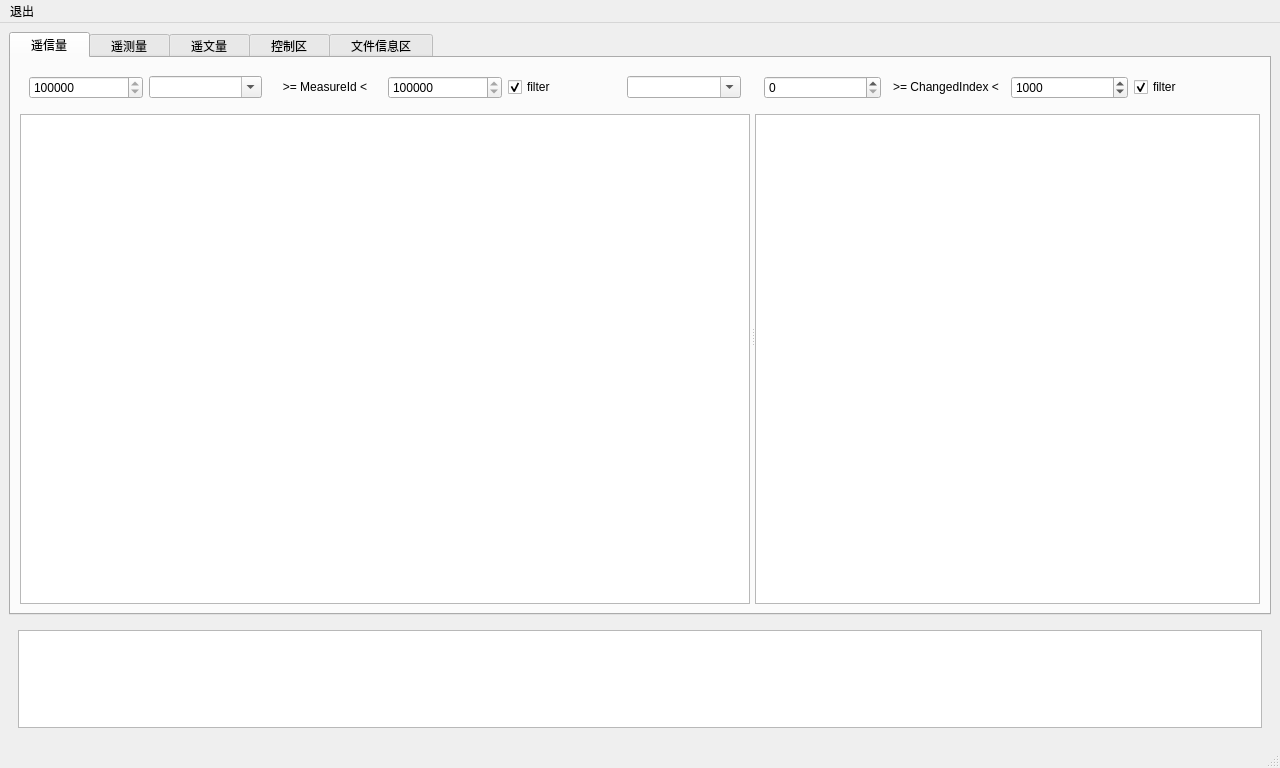
<?xml version="1.0" encoding="UTF-8"?>
<ui version="4.0">
 <class>ShareMemoryViewer_win</class>
 <widget class="QMainWindow" name="ShareMemoryViewer_win">
  <property name="geometry">
   <rect>
    <x>0</x>
    <y>0</y>
    <width>1280</width>
    <height>768</height>
   </rect>
  </property>
  <property name="windowTitle">
   <string>MainWindow</string>
  </property>
  <widget class="QWidget" name="centralwidget">
   <layout class="QVBoxLayout" name="verticalLayout" stretch="10,2">
    <item>
     <widget class="QTabWidget" name="tabWidget">
      <property name="currentIndex">
       <number>0</number>
      </property>
      <widget class="QWidget" name="monsbsViewTab">
       <attribute name="title">
        <string>   遥信量   </string>
       </attribute>
       <layout class="QHBoxLayout" name="horizontalLayout_3">
        <item>
         <widget class="QSplitter" name="splitter">
          <property name="orientation">
           <enum>Qt::Horizontal</enum>
          </property>
          <property name="opaqueResize">
           <bool>true</bool>
          </property>
          <property name="handleWidth">
           <number>5</number>
          </property>
          <widget class="QWidget" name="layoutWidget">
           <layout class="QVBoxLayout" name="verticalLayout_3">
            <item>
             <widget class="QWidget" name="widget_2" native="true">
              <layout class="QHBoxLayout" name="horizontalLayout">
               <item>
                <widget class="QSpinBox" name="yxFilterEd1">
                 <property name="mouseTracking">
                  <bool>false</bool>
                 </property>
                 <property name="suffix">
                  <string/>
                 </property>
                 <property name="minimum">
                  <number>16777216</number>
                 </property>
                 <property name="maximum">
                  <number>33554432</number>
                 </property>
                </widget>
               </item>
               <item>
                <widget class="QComboBox" name="yxFilterEd5">
                 <property name="editable">
                  <bool>true</bool>
                 </property>
                </widget>
               </item>
               <item>
                <widget class="QLabel" name="label">
                 <property name="text">
                  <string>&gt;= MeasureId &lt;</string>
                 </property>
                 <property name="alignment">
                  <set>Qt::AlignCenter</set>
                 </property>
                </widget>
               </item>
               <item>
                <widget class="QSpinBox" name="yxFilterEd2">
                 <property name="minimum">
                  <number>16777216</number>
                 </property>
                 <property name="maximum">
                  <number>33554432</number>
                 </property>
                 <property name="value">
                  <number>16778216</number>
                 </property>
                </widget>
               </item>
               <item>
                <widget class="QCheckBox" name="yxFilterCb">
                 <property name="text">
                  <string>filter</string>
                 </property>
                 <property name="checked">
                  <bool>true</bool>
                 </property>
                </widget>
               </item>
               <item>
                <widget class="QComboBox" name="yxFilterEd6">
                 <property name="editable">
                  <bool>true</bool>
                 </property>
                </widget>
               </item>
              </layout>
             </widget>
            </item>
            <item>
             <widget class="QTableWidget" name="monsbDataTw"/>
            </item>
           </layout>
          </widget>
          <widget class="QWidget" name="layoutWidget">
           <layout class="QVBoxLayout" name="verticalLayout_4">
            <item>
             <widget class="QWidget" name="widget_3" native="true">
              <layout class="QHBoxLayout" name="horizontalLayout_2">
               <item>
                <widget class="QSpinBox" name="yxFilterEd1_2">
                 <property name="minimum">
                  <number>0</number>
                 </property>
                 <property name="maximum">
                  <number>33554432</number>
                 </property>
                 <property name="value">
                  <number>0</number>
                 </property>
                </widget>
               </item>
               <item>
                <widget class="QLabel" name="label_10">
                 <property name="text">
                  <string>&gt;= ChangedIndex &lt;</string>
                 </property>
                 <property name="alignment">
                  <set>Qt::AlignCenter</set>
                 </property>
                </widget>
               </item>
               <item>
                <widget class="QSpinBox" name="yxFilterEd2_2">
                 <property name="minimum">
                  <number>0</number>
                 </property>
                 <property name="maximum">
                  <number>99999</number>
                 </property>
                 <property name="value">
                  <number>1000</number>
                 </property>
                </widget>
               </item>
               <item>
                <widget class="QCheckBox" name="yxFilterCb_2">
                 <property name="text">
                  <string>filter</string>
                 </property>
                 <property name="checked">
                  <bool>true</bool>
                 </property>
                </widget>
               </item>
              </layout>
             </widget>
            </item>
            <item>
             <widget class="QTableWidget" name="monsbChangedTw"/>
            </item>
           </layout>
          </widget>
         </widget>
        </item>
       </layout>
      </widget>
      <widget class="QWidget" name="ycaddViewTab">
       <attribute name="title">
        <string>   遥测量   </string>
       </attribute>
       <layout class="QHBoxLayout" name="horizontalLayout_6">
        <item>
         <widget class="QSplitter" name="splitter_2">
          <property name="orientation">
           <enum>Qt::Horizontal</enum>
          </property>
          <property name="opaqueResize">
           <bool>true</bool>
          </property>
          <property name="handleWidth">
           <number>5</number>
          </property>
          <widget class="QWidget" name="layoutWidget_2">
           <layout class="QVBoxLayout" name="verticalLayout_5">
            <item>
             <widget class="QWidget" name="widget_4" native="true">
              <layout class="QHBoxLayout" name="horizontalLayout_4">
               <item>
                <widget class="QSpinBox" name="ycFilterEd1">
                 <property name="minimum">
                  <number>33554432</number>
                 </property>
                 <property name="maximum">
                  <number>50331648</number>
                 </property>
                </widget>
               </item>
               <item>
                <widget class="QLabel" name="label_2">
                 <property name="text">
                  <string>&gt;= MeasureId &lt;</string>
                 </property>
                 <property name="alignment">
                  <set>Qt::AlignCenter</set>
                 </property>
                </widget>
               </item>
               <item>
                <widget class="QSpinBox" name="ycFilterEd2">
                 <property name="minimum">
                  <number>33554432</number>
                 </property>
                 <property name="maximum">
                  <number>50331648</number>
                 </property>
                 <property name="value">
                  <number>33555432</number>
                 </property>
                </widget>
               </item>
               <item>
                <widget class="QCheckBox" name="ycFilterCb">
                 <property name="text">
                  <string>filter</string>
                 </property>
                 <property name="checked">
                  <bool>true</bool>
                 </property>
                </widget>
               </item>
              </layout>
             </widget>
            </item>
            <item>
             <widget class="QTableWidget" name="ycaddDataTw"/>
            </item>
           </layout>
          </widget>
          <widget class="QWidget" name="layoutWidget_3">
           <layout class="QVBoxLayout" name="verticalLayout_6">
            <item>
             <widget class="QWidget" name="widget_5" native="true">
              <layout class="QHBoxLayout" name="horizontalLayout_5">
               <item>
                <widget class="QSpinBox" name="ycFilterEd1_2">
                 <property name="minimum">
                  <number>0</number>
                 </property>
                 <property name="maximum">
                  <number>50331648</number>
                 </property>
                 <property name="value">
                  <number>0</number>
                 </property>
                </widget>
               </item>
               <item>
                <widget class="QLabel" name="label_3">
                 <property name="text">
                  <string>&gt;= ChangedIndex &lt;</string>
                 </property>
                 <property name="alignment">
                  <set>Qt::AlignCenter</set>
                 </property>
                </widget>
               </item>
               <item>
                <widget class="QSpinBox" name="ycFilterEd2_2">
                 <property name="minimum">
                  <number>0</number>
                 </property>
                 <property name="maximum">
                  <number>99999</number>
                 </property>
                 <property name="value">
                  <number>1000</number>
                 </property>
                </widget>
               </item>
               <item>
                <widget class="QCheckBox" name="ycFilterCb_2">
                 <property name="text">
                  <string>filter</string>
                 </property>
                 <property name="checked">
                  <bool>true</bool>
                 </property>
                </widget>
               </item>
              </layout>
             </widget>
            </item>
            <item>
             <widget class="QTableWidget" name="ycaddChangedTw"/>
            </item>
           </layout>
          </widget>
         </widget>
        </item>
       </layout>
      </widget>
      <widget class="QWidget" name="strawViewTab">
       <attribute name="title">
        <string>   遥文量   </string>
       </attribute>
       <layout class="QHBoxLayout" name="horizontalLayout_9">
        <item>
         <widget class="QSplitter" name="splitter_3">
          <property name="orientation">
           <enum>Qt::Horizontal</enum>
          </property>
          <property name="opaqueResize">
           <bool>true</bool>
          </property>
          <property name="handleWidth">
           <number>5</number>
          </property>
          <widget class="QWidget" name="layoutWidget_4">
           <layout class="QVBoxLayout" name="verticalLayout_7">
            <item>
             <widget class="QWidget" name="widget_6" native="true">
              <layout class="QHBoxLayout" name="horizontalLayout_7">
               <item>
                <widget class="QSpinBox" name="ywFilterEd1">
                 <property name="minimum">
                  <number>50331648</number>
                 </property>
                 <property name="maximum">
                  <number>67108864</number>
                 </property>
                </widget>
               </item>
               <item>
                <widget class="QLabel" name="label_4">
                 <property name="text">
                  <string>&gt;= MeasureId &lt;</string>
                 </property>
                 <property name="alignment">
                  <set>Qt::AlignCenter</set>
                 </property>
                </widget>
               </item>
               <item>
                <widget class="QSpinBox" name="ywFilterEd2">
                 <property name="minimum">
                  <number>50331648</number>
                 </property>
                 <property name="maximum">
                  <number>67108864</number>
                 </property>
                 <property name="value">
                  <number>50332648</number>
                 </property>
                </widget>
               </item>
               <item>
                <widget class="QCheckBox" name="ywFilterCb">
                 <property name="text">
                  <string>filter</string>
                 </property>
                 <property name="checked">
                  <bool>true</bool>
                 </property>
                </widget>
               </item>
              </layout>
             </widget>
            </item>
            <item>
             <widget class="QTableWidget" name="strawDataTw"/>
            </item>
           </layout>
          </widget>
          <widget class="QWidget" name="layoutWidget_5">
           <layout class="QVBoxLayout" name="verticalLayout_8">
            <item>
             <widget class="QWidget" name="widget_7" native="true">
              <layout class="QHBoxLayout" name="horizontalLayout_8">
               <item>
                <widget class="QSpinBox" name="ywFilterEd1_2">
                 <property name="minimum">
                  <number>0</number>
                 </property>
                 <property name="maximum">
                  <number>67108864</number>
                 </property>
                 <property name="value">
                  <number>0</number>
                 </property>
                </widget>
               </item>
               <item>
                <widget class="QLabel" name="label_5">
                 <property name="text">
                  <string>&gt;= ChangedIndex &lt;</string>
                 </property>
                 <property name="alignment">
                  <set>Qt::AlignCenter</set>
                 </property>
                </widget>
               </item>
               <item>
                <widget class="QSpinBox" name="ywFilterEd2_2">
                 <property name="minimum">
                  <number>0</number>
                 </property>
                 <property name="maximum">
                  <number>99999</number>
                 </property>
                 <property name="value">
                  <number>1000</number>
                 </property>
                </widget>
               </item>
               <item>
                <widget class="QCheckBox" name="ywFilterCb_2">
                 <property name="text">
                  <string>filter</string>
                 </property>
                 <property name="checked">
                  <bool>true</bool>
                 </property>
                </widget>
               </item>
              </layout>
             </widget>
            </item>
            <item>
             <widget class="QTableWidget" name="strawChangedTw"/>
            </item>
           </layout>
          </widget>
         </widget>
        </item>
       </layout>
      </widget>
      <widget class="QWidget" name="tab">
       <attribute name="title">
        <string>   控制区   </string>
       </attribute>
       <layout class="QVBoxLayout" name="verticalLayout_12">
        <item>
         <widget class="QSplitter" name="splitter_4">
          <property name="orientation">
           <enum>Qt::Horizontal</enum>
          </property>
          <widget class="QWidget" name="layoutWidget">
           <layout class="QVBoxLayout" name="verticalLayout_9">
            <item>
             <widget class="QWidget" name="widget_8" native="true">
              <layout class="QHBoxLayout" name="horizontalLayout_10">
               <item>
                <widget class="QLabel" name="label_7">
                 <property name="text">
                  <string>遥控</string>
                 </property>
                </widget>
               </item>
               <item>
                <widget class="QLineEdit" name="lineEdit_7"/>
               </item>
               <item>
                <widget class="QPushButton" name="pushButton_7">
                 <property name="text">
                  <string>PushButton</string>
                 </property>
                </widget>
               </item>
              </layout>
             </widget>
            </item>
            <item>
             <widget class="QTableWidget" name="ykTw"/>
            </item>
           </layout>
          </widget>
          <widget class="QWidget" name="layoutWidget">
           <layout class="QVBoxLayout" name="verticalLayout_11">
            <item>
             <widget class="QWidget" name="widget_9" native="true">
              <layout class="QHBoxLayout" name="horizontalLayout_11">
               <item>
                <widget class="QLabel" name="label_8">
                 <property name="text">
                  <string>遥调</string>
                 </property>
                </widget>
               </item>
               <item>
                <widget class="QLineEdit" name="lineEdit_8"/>
               </item>
               <item>
                <widget class="QPushButton" name="pushButton_8">
                 <property name="text">
                  <string>PushButton</string>
                 </property>
                </widget>
               </item>
              </layout>
             </widget>
            </item>
            <item>
             <widget class="QTableWidget" name="ytTw"/>
            </item>
           </layout>
          </widget>
          <widget class="QWidget" name="layoutWidget">
           <layout class="QVBoxLayout" name="verticalLayout_10">
            <item>
             <widget class="QWidget" name="widget_10" native="true">
              <layout class="QHBoxLayout" name="horizontalLayout_12">
               <item>
                <widget class="QLabel" name="label_9">
                 <property name="text">
                  <string>遥文</string>
                 </property>
                </widget>
               </item>
               <item>
                <widget class="QLineEdit" name="lineEdit_9"/>
               </item>
               <item>
                <widget class="QPushButton" name="pushButton_9">
                 <property name="text">
                  <string>PushButton</string>
                 </property>
                </widget>
               </item>
              </layout>
             </widget>
            </item>
            <item>
             <widget class="QTableWidget" name="ywTw"/>
            </item>
           </layout>
          </widget>
         </widget>
        </item>
       </layout>
      </widget>
      <widget class="QWidget" name="tab_2">
       <attribute name="title">
        <string>   文件信息区   </string>
       </attribute>
       <layout class="QHBoxLayout" name="horizontalLayout_13">
        <item>
         <layout class="QVBoxLayout" name="verticalLayout_13">
          <item>
           <widget class="QWidget" name="widget_12" native="true">
            <layout class="QHBoxLayout" name="horizontalLayout_14">
             <item>
              <widget class="QSpinBox" name="fileInfoFilterEd1_2">
               <property name="minimum">
                <number>0</number>
               </property>
               <property name="maximum">
                <number>67108864</number>
               </property>
               <property name="value">
                <number>0</number>
               </property>
              </widget>
             </item>
             <item>
              <widget class="QLabel" name="label_6">
               <property name="text">
                <string>&gt;= ChangedIndex &lt;</string>
               </property>
               <property name="alignment">
                <set>Qt::AlignCenter</set>
               </property>
              </widget>
             </item>
             <item>
              <widget class="QSpinBox" name="fileInfoFilterEd2_2">
               <property name="minimum">
                <number>0</number>
               </property>
               <property name="maximum">
                <number>99999</number>
               </property>
               <property name="value">
                <number>1000</number>
               </property>
              </widget>
             </item>
             <item>
              <widget class="QCheckBox" name="fileInfoFilterCb">
               <property name="text">
                <string>filter</string>
               </property>
               <property name="checked">
                <bool>true</bool>
               </property>
              </widget>
             </item>
            </layout>
           </widget>
          </item>
          <item>
           <widget class="QTableWidget" name="fileInfoTw"/>
          </item>
         </layout>
        </item>
       </layout>
      </widget>
     </widget>
    </item>
    <item>
     <widget class="QWidget" name="widget" native="true">
      <layout class="QVBoxLayout" name="verticalLayout_2">
       <item>
        <widget class="QPlainTextEdit" name="plainTextEdit"/>
       </item>
      </layout>
     </widget>
    </item>
   </layout>
  </widget>
  <widget class="QStatusBar" name="statusbar"/>
  <widget class="QMenuBar" name="menubar">
   <property name="geometry">
    <rect>
     <x>0</x>
     <y>0</y>
     <width>1280</width>
     <height>23</height>
    </rect>
   </property>
   <widget class="QMenu" name="menu">
    <property name="title">
     <string>退出</string>
    </property>
   </widget>
   <addaction name="menu"/>
  </widget>
  <action name="actionExit">
   <property name="text">
    <string>exit</string>
   </property>
  </action>
 </widget>
 <resources/>
 <connections/>
</ui>
